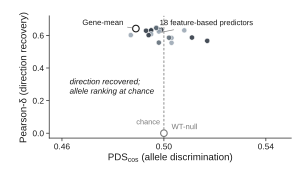

Source code (Python):
"""Fig. 2d — method-level direction/ranking dissociation.

The scatter is a compact synthesis of panels b/c. The x range matches the PDS
forest rather than tightly magnifying chance-level differences. Learned models
form one quiet cloud; Gene-mean and WT-null are the only direct-labelled
conceptual anchors.

Run: python fig2d_scatter.py

Static QA contract: Arial; svg.fonttype: "none"; pdf.fonttype: 42; outputs
.svg, .pdf, .png and .tiff at dpi=600. Final assembled figure target:
width_mm = 183.
"""
from __future__ import annotations

import os
import sys

import matplotlib.pyplot as plt
from matplotlib.patches import Rectangle

sys.path.insert(0, os.path.dirname(os.path.dirname(os.path.abspath(__file__))))
import nm_style as S
import remote_data as D

HERE = os.path.dirname(os.path.abspath(__file__))
W_MM, H_MM = 76.0, 44.0
AX = (12.5, 9.0, 61.5, 31.0)


def canvas():
    fig = plt.figure(figsize=(W_MM * S.MM, H_MM * S.MM))
    bg = fig.add_axes([0, 0, 1, 1])
    bg.set_axis_off()
    bg.set_xlim(0, 1)
    bg.set_ylim(0, 1)
    bg.add_patch(Rectangle((0, 0), 1, 1, facecolor="white",
                           edgecolor="none", zorder=-10))
    l, b, w, h = AX
    return fig, fig.add_axes([l / W_MM, b / H_MM, w / W_MM, h / H_MM])


def main() -> None:
    S.apply_rcparams()
    pds = D.definitive().set_index("method")["PDS"]
    pear = D.exttheta().groupby("method")["pearson_delta"].mean()
    inhouse = [m for m in pds.index if D.is_inhouse(m)]

    fig, ax = canvas()
    ax.axvline(0.50, color=S.GREY, lw=0.6, ls=(0, (3, 2)), zorder=1)

    for method in inhouse:
        ax.scatter(
            pds[method], pear[method], s=14,
            facecolor=S.FEATURE_COLORS[D.feature_space(method)],
            edgecolor="white", linewidth=0.4, alpha=0.88, zorder=4,
        )

    # Key conceptual references: larger and outlined, but still neutral.
    ax.scatter(pds["Gene-mean"], pear["Gene-mean"], s=23, facecolor="white",
               edgecolor=S.INK, linewidth=0.8, zorder=6)
    ax.scatter(pds["WT-null"], pear["WT-null"], s=23, facecolor="white",
               edgecolor=S.GREY, linewidth=0.8, zorder=6)

    ax.annotate("Gene-mean", (pds["Gene-mean"], pear["Gene-mean"]),
                (0.468, 0.676), ha="left", va="center", fontsize=5.6,
                arrowprops=dict(arrowstyle="-", lw=0.45, color=S.GREY,
                                shrinkA=1, shrinkB=2), zorder=7)
    ax.annotate("18 feature-based predictors",
                (float(pds[inhouse].median()), float(pear[inhouse].median())),
                (0.535, 0.675), ha="right", va="center", fontsize=5.5,
                color=S.INK,
                arrowprops=dict(arrowstyle="-", lw=0.45, color=S.GREY,
                                shrinkA=1, shrinkB=2), zorder=7)
    ax.text(pds["WT-null"] + 0.003, pear["WT-null"] + 0.015, "WT-null",
            ha="left", va="bottom", fontsize=5.5, color=S.GREY, zorder=7)

    ax.text(0.463, 0.285, "direction recovered;\nallele ranking at chance",
            ha="left", va="center", fontsize=5.8, color=S.INK,
            fontstyle="italic", linespacing=1.3,
            bbox=dict(facecolor="white", edgecolor="none", pad=0.8), zorder=7)
    ax.text(0.4985, 0.045, "chance", ha="right", va="bottom",
            fontsize=5.3, color=S.GREY)

    ax.set_xlim(0.455, 0.550)
    ax.set_ylim(-0.03, 0.72)
    ax.set_xticks([0.46, 0.50, 0.54])
    ax.set_yticks([0.0, 0.2, 0.4, 0.6])
    ax.set_xlabel(r"PDS$_{cos}$ (allele discrimination)", labelpad=1.5)
    ax.set_ylabel(r"Pearson-$\delta$ (direction recovery)", labelpad=1.5)
    ax.tick_params(pad=1.5)
    S.despine(ax, keep=("left", "bottom"))

    S.save(fig, os.path.join(HERE, "fig2d_scatter"), exact=True,
           formats=("pdf", "png", "svg", "tiff"))


if __name__ == "__main__":
    main()
